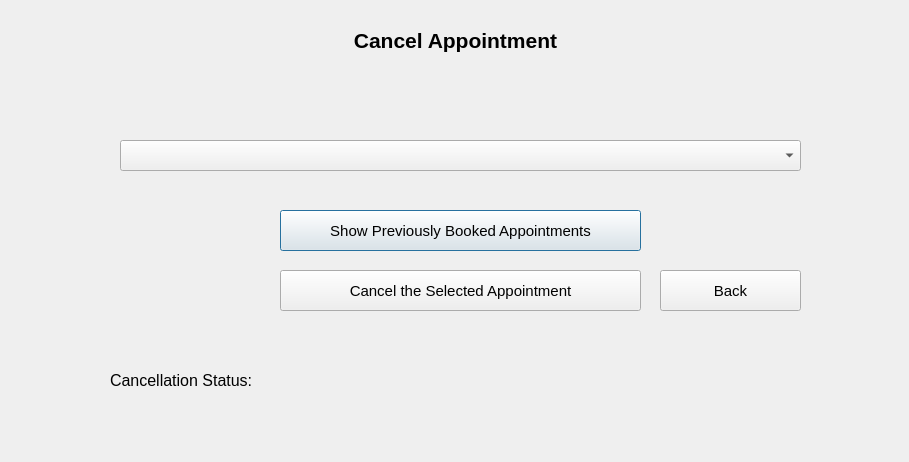
<?xml version="1.0" encoding="UTF-8"?>
<ui version="4.0">
 <class>CancelAppointmentWindow</class>
 <widget class="QDialog" name="CancelAppointmentWindow">
  <property name="geometry">
   <rect>
    <x>0</x>
    <y>0</y>
    <width>909</width>
    <height>462</height>
   </rect>
  </property>
  <property name="windowTitle">
   <string>Dialog</string>
  </property>
  <widget class="QComboBox" name="appointmentsComboBox">
   <property name="geometry">
    <rect>
     <x>120</x>
     <y>140</y>
     <width>681</width>
     <height>31</height>
    </rect>
   </property>
   <property name="font">
    <font>
     <pointsize>12</pointsize>
    </font>
   </property>
  </widget>
  <widget class="QPushButton" name="showAppointmentsButton">
   <property name="geometry">
    <rect>
     <x>280</x>
     <y>210</y>
     <width>361</width>
     <height>41</height>
    </rect>
   </property>
   <property name="font">
    <font>
     <pointsize>11</pointsize>
    </font>
   </property>
   <property name="text">
    <string>Show Previously Booked Appointments</string>
   </property>
  </widget>
  <widget class="QPushButton" name="cancelSelectedAppointmentButton">
   <property name="geometry">
    <rect>
     <x>280</x>
     <y>270</y>
     <width>361</width>
     <height>41</height>
    </rect>
   </property>
   <property name="font">
    <font>
     <pointsize>11</pointsize>
    </font>
   </property>
   <property name="text">
    <string>Cancel the Selected Appointment</string>
   </property>
  </widget>
  <widget class="QLabel" name="cancellationStatusDisplay">
   <property name="geometry">
    <rect>
     <x>110</x>
     <y>370</y>
     <width>701</width>
     <height>20</height>
    </rect>
   </property>
   <property name="font">
    <font>
     <pointsize>12</pointsize>
    </font>
   </property>
   <property name="text">
    <string>Cancellation Status:</string>
   </property>
  </widget>
  <widget class="QLabel" name="cancelAppointmentTitle">
   <property name="geometry">
    <rect>
     <x>0</x>
     <y>20</y>
     <width>911</width>
     <height>41</height>
    </rect>
   </property>
   <property name="font">
    <font>
     <pointsize>16</pointsize>
     <bold>true</bold>
    </font>
   </property>
   <property name="text">
    <string>Cancel Appointment</string>
   </property>
   <property name="alignment">
    <set>Qt::AlignCenter</set>
   </property>
  </widget>
  <widget class="QPushButton" name="backButton">
   <property name="geometry">
    <rect>
     <x>660</x>
     <y>270</y>
     <width>141</width>
     <height>41</height>
    </rect>
   </property>
   <property name="font">
    <font>
     <pointsize>11</pointsize>
    </font>
   </property>
   <property name="text">
    <string>Back</string>
   </property>
  </widget>
 </widget>
 <resources/>
 <connections/>
</ui>
